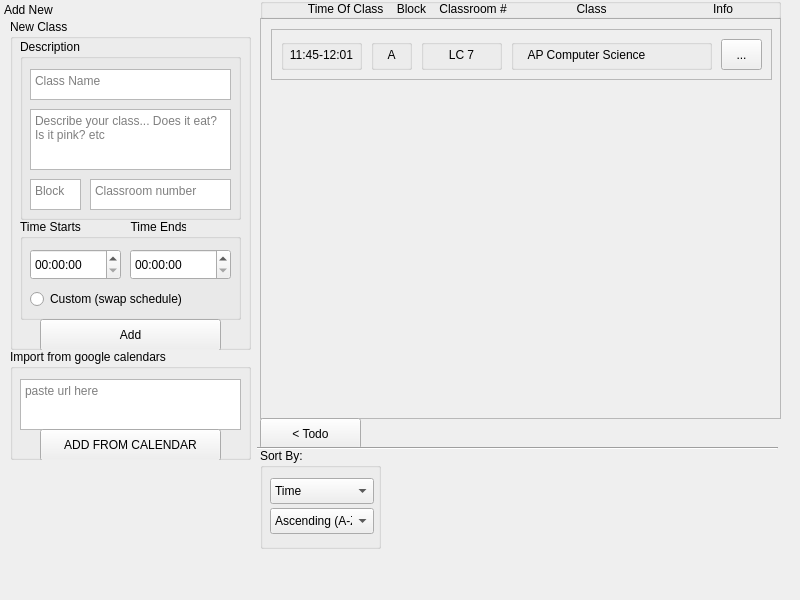
<?xml version="1.0" encoding="UTF-8"?>
<ui version="4.0">
 <class>Form</class>
 <widget class="QWidget" name="Form">
  <property name="geometry">
   <rect>
    <x>0</x>
    <y>0</y>
    <width>800</width>
    <height>600</height>
   </rect>
  </property>
  <property name="windowTitle">
   <string>Form</string>
  </property>
  <widget class="QScrollArea" name="scrollableClassesDisplay">
   <property name="geometry">
    <rect>
     <x>260</x>
     <y>18</y>
     <width>521</width>
     <height>401</height>
    </rect>
   </property>
   <property name="widgetResizable">
    <bool>true</bool>
   </property>
   <widget class="QWidget" name="scrollAreaWidgetContents">
    <property name="geometry">
     <rect>
      <x>0</x>
      <y>0</y>
      <width>519</width>
      <height>399</height>
     </rect>
    </property>
    <widget class="QFrame" name="classSubject">
     <property name="geometry">
      <rect>
       <x>10</x>
       <y>10</y>
       <width>501</width>
       <height>51</height>
      </rect>
     </property>
     <property name="frameShape">
      <enum>QFrame::StyledPanel</enum>
     </property>
     <property name="frameShadow">
      <enum>QFrame::Raised</enum>
     </property>
     <widget class="QGroupBox" name="groupBox_2">
      <property name="geometry">
       <rect>
        <x>100</x>
        <y>10</y>
        <width>41</width>
        <height>31</height>
       </rect>
      </property>
      <property name="title">
       <string/>
      </property>
      <widget class="QLabel" name="label">
       <property name="geometry">
        <rect>
         <x>10</x>
         <y>0</y>
         <width>21</width>
         <height>31</height>
        </rect>
       </property>
       <property name="text">
        <string>A</string>
       </property>
       <property name="alignment">
        <set>Qt::AlignCenter</set>
       </property>
      </widget>
     </widget>
     <widget class="QGroupBox" name="groupBox_3">
      <property name="geometry">
       <rect>
        <x>240</x>
        <y>10</y>
        <width>201</width>
        <height>31</height>
       </rect>
      </property>
      <property name="title">
       <string/>
      </property>
      <widget class="QLabel" name="label_2">
       <property name="geometry">
        <rect>
         <x>10</x>
         <y>0</y>
         <width>131</width>
         <height>31</height>
        </rect>
       </property>
       <property name="text">
        <string>AP Computer Science</string>
       </property>
       <property name="alignment">
        <set>Qt::AlignCenter</set>
       </property>
      </widget>
     </widget>
     <widget class="QToolButton" name="toolButton">
      <property name="geometry">
       <rect>
        <x>450</x>
        <y>10</y>
        <width>41</width>
        <height>31</height>
       </rect>
      </property>
      <property name="text">
       <string>...</string>
      </property>
     </widget>
     <widget class="QGroupBox" name="groupBox_6">
      <property name="geometry">
       <rect>
        <x>10</x>
        <y>10</y>
        <width>81</width>
        <height>31</height>
       </rect>
      </property>
      <property name="title">
       <string/>
      </property>
      <widget class="QLabel" name="label_4">
       <property name="geometry">
        <rect>
         <x>0</x>
         <y>5</y>
         <width>81</width>
         <height>21</height>
        </rect>
       </property>
       <property name="text">
        <string>11:45-12:01</string>
       </property>
       <property name="alignment">
        <set>Qt::AlignCenter</set>
       </property>
      </widget>
     </widget>
     <widget class="QGroupBox" name="groupBox_4">
      <property name="geometry">
       <rect>
        <x>150</x>
        <y>10</y>
        <width>81</width>
        <height>31</height>
       </rect>
      </property>
      <property name="title">
       <string/>
      </property>
      <widget class="QLabel" name="label_3">
       <property name="geometry">
        <rect>
         <x>0</x>
         <y>5</y>
         <width>81</width>
         <height>21</height>
        </rect>
       </property>
       <property name="text">
        <string>LC 7</string>
       </property>
       <property name="alignment">
        <set>Qt::AlignCenter</set>
       </property>
      </widget>
     </widget>
    </widget>
   </widget>
  </widget>
  <widget class="QPushButton" name="pushButton">
   <property name="geometry">
    <rect>
     <x>260</x>
     <y>418</y>
     <width>101</width>
     <height>31</height>
    </rect>
   </property>
   <property name="text">
    <string>&lt; Todo</string>
   </property>
   <property name="checkable">
    <bool>false</bool>
   </property>
   <property name="default">
    <bool>false</bool>
   </property>
   <property name="flat">
    <bool>false</bool>
   </property>
  </widget>
  <widget class="Line" name="divlineunder">
   <property name="geometry">
    <rect>
     <x>257</x>
     <y>438</y>
     <width>521</width>
     <height>20</height>
    </rect>
   </property>
   <property name="orientation">
    <enum>Qt::Horizontal</enum>
   </property>
  </widget>
  <widget class="QGroupBox" name="sortBy">
   <property name="geometry">
    <rect>
     <x>260</x>
     <y>448</y>
     <width>121</width>
     <height>101</height>
    </rect>
   </property>
   <property name="title">
    <string>Sort By:</string>
   </property>
   <widget class="QComboBox" name="sortDue">
    <property name="geometry">
     <rect>
      <x>10</x>
      <y>30</y>
      <width>104</width>
      <height>26</height>
     </rect>
    </property>
    <item>
     <property name="text">
      <string>Time</string>
     </property>
    </item>
    <item>
     <property name="text">
      <string>Class</string>
     </property>
    </item>
    <item>
     <property name="text">
      <string>Block</string>
     </property>
    </item>
   </widget>
   <widget class="QComboBox" name="sortAcend">
    <property name="geometry">
     <rect>
      <x>10</x>
      <y>60</y>
      <width>104</width>
      <height>26</height>
     </rect>
    </property>
    <item>
     <property name="text">
      <string>Ascending (A-Z)</string>
     </property>
    </item>
    <item>
     <property name="text">
      <string>Decending (Z-A)</string>
     </property>
    </item>
   </widget>
  </widget>
  <widget class="QDockWidget" name="container">
   <property name="enabled">
    <bool>true</bool>
   </property>
   <property name="geometry">
    <rect>
     <x>0</x>
     <y>0</y>
     <width>260</width>
     <height>600</height>
    </rect>
   </property>
   <property name="minimumSize">
    <size>
     <width>260</width>
     <height>600</height>
    </size>
   </property>
   <property name="maximumSize">
    <size>
     <width>260</width>
     <height>600</height>
    </size>
   </property>
   <property name="floating">
    <bool>false</bool>
   </property>
   <property name="features">
    <set>QDockWidget::DockWidgetMovable</set>
   </property>
   <property name="windowTitle">
    <string>Add New</string>
   </property>
   <widget class="QWidget" name="dockWidgetContents_2">
    <widget class="QGroupBox" name="todoDiv">
     <property name="geometry">
      <rect>
       <x>10</x>
       <y>0</y>
       <width>241</width>
       <height>331</height>
      </rect>
     </property>
     <property name="title">
      <string>New Class</string>
     </property>
     <widget class="QGroupBox" name="newDueGroup">
      <property name="geometry">
       <rect>
        <x>10</x>
        <y>200</y>
        <width>221</width>
        <height>101</height>
       </rect>
      </property>
      <property name="title">
       <string>Time Starts               Time Ends</string>
      </property>
      <widget class="QTimeEdit" name="timeEdit">
       <property name="geometry">
        <rect>
         <x>10</x>
         <y>30</y>
         <width>91</width>
         <height>31</height>
        </rect>
       </property>
      </widget>
      <widget class="QTimeEdit" name="timeEdit_2">
       <property name="geometry">
        <rect>
         <x>110</x>
         <y>30</y>
         <width>101</width>
         <height>31</height>
        </rect>
       </property>
      </widget>
      <widget class="QRadioButton" name="radioButton">
       <property name="geometry">
        <rect>
         <x>10</x>
         <y>70</y>
         <width>191</width>
         <height>20</height>
        </rect>
       </property>
       <property name="text">
        <string>Custom (swap schedule)</string>
       </property>
      </widget>
     </widget>
     <widget class="QGroupBox" name="newHomeworkGroup">
      <property name="geometry">
       <rect>
        <x>10</x>
        <y>20</y>
        <width>221</width>
        <height>181</height>
       </rect>
      </property>
      <property name="title">
       <string>Description</string>
      </property>
      <widget class="QTextEdit" name="newHWText">
       <property name="geometry">
        <rect>
         <x>10</x>
         <y>70</y>
         <width>201</width>
         <height>61</height>
        </rect>
       </property>
       <property name="html">
        <string>&lt;!DOCTYPE HTML PUBLIC &quot;-//W3C//DTD HTML 4.0//EN&quot; &quot;http://www.w3.org/TR/REC-html40/strict.dtd&quot;&gt;
&lt;html&gt;&lt;head&gt;&lt;meta name=&quot;qrichtext&quot; content=&quot;1&quot; /&gt;&lt;style type=&quot;text/css&quot;&gt;
p, li { white-space: pre-wrap; }
&lt;/style&gt;&lt;/head&gt;&lt;body style=&quot; font-family:'.AppleSystemUIFont'; font-size:13pt; font-weight:400; font-style:normal;&quot;&gt;
&lt;p style=&quot;-qt-paragraph-type:empty; margin-top:0px; margin-bottom:0px; margin-left:0px; margin-right:0px; -qt-block-indent:0; text-indent:0px;&quot;&gt;&lt;br /&gt;&lt;/p&gt;&lt;/body&gt;&lt;/html&gt;</string>
       </property>
       <property name="placeholderText">
        <string>Describe your class... Does it eat? Is it pink? etc </string>
       </property>
      </widget>
      <widget class="QTextEdit" name="newClassName">
       <property name="geometry">
        <rect>
         <x>10</x>
         <y>30</y>
         <width>201</width>
         <height>31</height>
        </rect>
       </property>
       <property name="html">
        <string>&lt;!DOCTYPE HTML PUBLIC &quot;-//W3C//DTD HTML 4.0//EN&quot; &quot;http://www.w3.org/TR/REC-html40/strict.dtd&quot;&gt;
&lt;html&gt;&lt;head&gt;&lt;meta name=&quot;qrichtext&quot; content=&quot;1&quot; /&gt;&lt;style type=&quot;text/css&quot;&gt;
p, li { white-space: pre-wrap; }
&lt;/style&gt;&lt;/head&gt;&lt;body style=&quot; font-family:'.AppleSystemUIFont'; font-size:13pt; font-weight:400; font-style:normal;&quot;&gt;
&lt;p style=&quot;-qt-paragraph-type:empty; margin-top:0px; margin-bottom:0px; margin-left:0px; margin-right:0px; -qt-block-indent:0; text-indent:0px;&quot;&gt;&lt;br /&gt;&lt;/p&gt;&lt;/body&gt;&lt;/html&gt;</string>
       </property>
       <property name="placeholderText">
        <string>Class Name</string>
       </property>
      </widget>
      <widget class="QPlainTextEdit" name="plainTextEdit_2">
       <property name="geometry">
        <rect>
         <x>10</x>
         <y>140</y>
         <width>51</width>
         <height>31</height>
        </rect>
       </property>
       <property name="placeholderText">
        <string>Block</string>
       </property>
      </widget>
      <widget class="QTextEdit" name="textEdit">
       <property name="geometry">
        <rect>
         <x>70</x>
         <y>140</y>
         <width>141</width>
         <height>31</height>
        </rect>
       </property>
       <property name="placeholderText">
        <string>Classroom number</string>
       </property>
      </widget>
     </widget>
     <widget class="QPushButton" name="pushButton_3">
      <property name="geometry">
       <rect>
        <x>30</x>
        <y>300</y>
        <width>181</width>
        <height>32</height>
       </rect>
      </property>
      <property name="text">
       <string>Add</string>
      </property>
     </widget>
    </widget>
    <widget class="QGroupBox" name="groupBox">
     <property name="geometry">
      <rect>
       <x>10</x>
       <y>330</y>
       <width>241</width>
       <height>111</height>
      </rect>
     </property>
     <property name="title">
      <string>Import from google calendars</string>
     </property>
     <widget class="QPlainTextEdit" name="plainTextEdit">
      <property name="geometry">
       <rect>
        <x>10</x>
        <y>30</y>
        <width>221</width>
        <height>51</height>
       </rect>
      </property>
      <property name="placeholderText">
       <string>paste url here</string>
      </property>
     </widget>
     <widget class="QPushButton" name="pushButton_2">
      <property name="geometry">
       <rect>
        <x>30</x>
        <y>80</y>
        <width>181</width>
        <height>32</height>
       </rect>
      </property>
      <property name="text">
       <string>ADD FROM CALENDAR</string>
      </property>
     </widget>
    </widget>
   </widget>
  </widget>
  <widget class="QGroupBox" name="groupBox_5">
   <property name="geometry">
    <rect>
     <x>260</x>
     <y>-2</y>
     <width>521</width>
     <height>21</height>
    </rect>
   </property>
   <property name="title">
    <string/>
   </property>
   <widget class="QLabel" name="label_5">
    <property name="geometry">
     <rect>
      <x>0</x>
      <y>0</y>
      <width>521</width>
      <height>21</height>
     </rect>
    </property>
    <property name="text">
     <string>Time Of Class    Block    Classroom #                     Class                                Info</string>
    </property>
    <property name="alignment">
     <set>Qt::AlignCenter</set>
    </property>
   </widget>
  </widget>
 </widget>
 <resources/>
 <connections/>
</ui>
